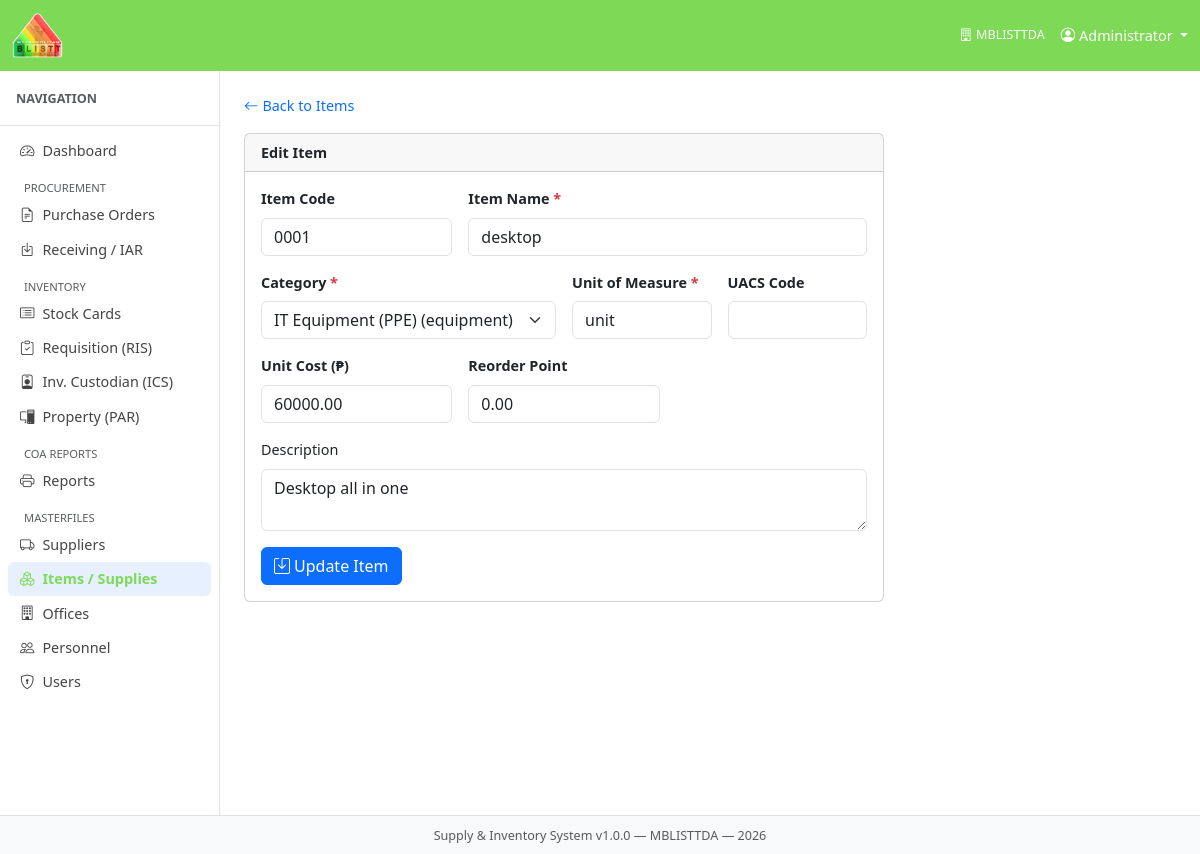
/index.php?mod=items&act=edit&id=2, run on the app's committed database.
### tables this page shows
CREATE TABLE `items` (
  `item_id` int(10) UNSIGNED NOT NULL,
  `category_id` int(10) UNSIGNED NOT NULL,
  `item_code` varchar(50) DEFAULT NULL,
  `item_name` varchar(300) NOT NULL,
  `description` text DEFAULT NULL,
  `unit_of_measure` varchar(30) NOT NULL COMMENT 'e.g. piece, ream, box, bottle, unit',
  `uacs_code` varchar(30) DEFAULT NULL COMMENT 'Unified Accounts Code Structure',
  `unit_cost` decimal(15,2) NOT NULL DEFAULT 0.00,
  `reorder_point` decimal(10,2) NOT NULL DEFAULT 0.00 COMMENT 'Minimum stock level before re-ordering',
  `is_active` tinyint(1) NOT NULL DEFAULT 1,
  `created_at` timestamp NOT NULL DEFAULT current_timestamp(),
  `updated_at` timestamp NOT NULL DEFAULT current_timestamp() ON UPDATE current_timestamp()
);

CREATE TABLE `item_categories` (
  `category_id` int(10) UNSIGNED NOT NULL,
  `category_name` varchar(100) NOT NULL,
  `item_type` enum('consumable','semi_expendable','equipment') NOT NULL,
  `description` text DEFAULT NULL,
  `created_at` timestamp NOT NULL DEFAULT current_timestamp()
);

### core/Controller.php (called while the page is built, shortened)
<?php
abstract class Controller {
    protected function render(string $viewFile, array $data = []): void {
        extract($data);
        $viewPath = ROOT_PATH . '/modules/' . $viewFile . '.php';
        include $viewPath;
    }
    protected function get(string $key, mixed $default = ''): mixed {
        return $_GET[$key] ?? $default;
    }
}

### modules/items/ItemController.php (called while the page is built, shortened)
<?php
class ItemController extends Controller {
    private ItemModel $m;
    public function __construct() { $this->m = new ItemModel(); }
    public function edit(): void {
        $id  = (int)$this->get('id');
        $row = $this->m->findById($id);
        $cats = (new ItemCategoryModel())->findAll('category_name ASC');
        $this->render('items/edit', compact('row', 'cats'));
    }
}

### core/Router.php (called while the page is built, shortened)
<?php
class Router {
    public function dispatch(): void {
        $act = $_GET['act'] ?? 'index';
        $act = preg_replace('/[^a-zA-Z_]/', '', $act);
        $controller = new $class();
        $controller->$act();
    }
}

### index.php (called while the page is built, shortened)
<?php
require_once ROOT_PATH . '/config/database.php';
require_once ROOT_PATH . '/core/Database.php';
require_once ROOT_PATH . '/core/Model.php';
require_once ROOT_PATH . '/core/Controller.php';
require_once ROOT_PATH . '/core/Router.php';
$router = new Router();
$router->dispatch();

### core/Database.php (called while the page is built, shortened)
<?php
class Database {
    private static ?Database $instance = null;
    private PDO $pdo;
    private function __construct() {
        $dsn = sprintf('mysql:host=%s;port=%s;dbname=%s;charset=%s',
            DB_HOST, DB_PORT, DB_NAME, DB_CHARSET);
        $options = [
            PDO::ATTR_ERRMODE            => PDO::ERRMODE_EXCEPTION,
            PDO::ATTR_DEFAULT_FETCH_MODE => PDO::FETCH_ASSOC,
            PDO::ATTR_EMULATE_PREPARES   => false,
        ];
        try {
            $this->pdo = new PDO($dsn, DB_USER, DB_PASS, $options);
        } catch (PDOException $e) {
            die('Database connection failed: ' . $e->getMessage());
        }
    }
    public static function getInstance(): Database {
        if (self::$instance === null) {
            self::$instance = new self();
        }
        return self::$instance;
    }
    public function query(string $sql, array $params = []): PDOStatement {
        $stmt = $this->pdo->prepare($sql);
        $stmt->execute($params);
        return $stmt;
    }
    public function fetchAll(string $sql, array $params = []): array {
        return $this->query($sql, $params)->fetchAll();
    }
    public function fetchOne(string $sql, array $params = []): array|false {
        return $this->query($sql, $params)->fetch();
    }
}

### core/Model.php (called while the page is built, shortened)
<?php
abstract class Model {
    protected Database $db;
    protected string $table      = '';
    protected string $primaryKey = 'id';
    public function __construct() {
        $this->db = Database::getInstance();
    }
    public function findAll(string $orderBy = '', int $limit = 0): array {
        $sql = "SELECT * FROM {$this->table}";
        if ($orderBy) $sql .= " ORDER BY $orderBy";
        return $this->db->fetchAll($sql);
    }
    public function findById(int $id): array|false {
        $sql = "SELECT * FROM {$this->table} WHERE {$this->primaryKey} = ?";
        return $this->db->fetchOne($sql, [$id]);
    }
}

### views/partials/_item_form.php (the view, shortened to what this page needs)
<?php $r = $row ?? []; ?>
<div class="row g-3 mb-3">
  <div class="col-md-4">
    <label class="form-label fw-semibold">Item Code</label>
    <input type="text" name="item_code" class="form-control" value="<?= htmlspecialchars($r['item_code'] ?? '') ?>">
  </div>
  <div class="col-md-8">
    <label class="form-label fw-semibold">Item Name <span class="text-danger">*</span></label>
    <input type="text" name="item_name" class="form-control" value="<?= htmlspecialchars($r['item_name'] ?? '') ?>" required>
  </div>
  <div class="col-md-6">
    <label class="form-label fw-semibold">Category <span class="text-danger">*</span></label>
    <select name="category_id" class="form-select" required>
      <?php foreach ($cats as $c): ?>
        <option value="<?= $c['category_id'] ?>" <?= ($r['category_id']??'')==$c['category_id']?'selected':'' ?>>
          <?= htmlspecialchars($c['category_name']) ?> (<?= $c['item_type'] ?>)</option>
      <?php endforeach; ?>
    </select>
  </div>
  <div class="col-md-3">
    <label class="form-label fw-semibold">Unit of Measure <span class="text-danger">*</span></label>
    <input type="text" name="unit_of_measure" class="form-control" placeholder="piece, ream, box…"
           value="<?= htmlspecialchars($r['unit_of_measure'] ?? '') ?>" required>
  </div>
  <div class="col-md-3">
    <label class="form-label fw-semibold">UACS Code</label>
    <input type="text" name="uacs_code" class="form-control" value="<?= htmlspecialchars($r['uacs_code'] ?? '') ?>">
  </div>
  <div class="col-md-4">
    <label class="form-label fw-semibold">Unit Cost (&#8369;)</label>
    <input type="number" name="unit_cost" class="form-control" step="0.01" min="0"
           value="<?= htmlspecialchars($r['unit_cost'] ?? '0') ?>">
  </div>
  <div class="col-md-4">
    <label class="form-label fw-semibold">Reorder Point</label>
    <input type="number" name="reorder_point" class="form-control" step="0.01" min="0"
           value="<?= htmlspecialchars($r['reorder_point'] ?? '0') ?>">
  </div>
  <div class="col-12">
    <label class="form-label">Description</label>
    <textarea name="description" class="form-control" rows="2"><?= htmlspecialchars($r['description'] ?? '') ?></textarea>
  </div>
</div>

### assets/css/app.css (style rules this page uses)
:root { --sidebar-w: 220px; }
body { font-size: .9rem; }

### data on the page
items: item_code "0001", item_name "desktop", category_id "IT Equipment (PPE) (equipment)", unit_of_measure "unit", unit_cost "60000.00", reorder_point "0.00", description "Desktop all in one"

### other printed values
APP_AGENCY "MBLISTTDA"
$user['full_name'] "Administrator"
$label "Dashboard Purchase Orders Receiving / IAR Stock Cards Requisition (RIS) Inv. Custodian (ICS) Property (PAR) Reports Suppliers Items / Supplies Offices Personnel Users"
APP_NAME "Supply & Inventory System"
APP_VERSION "1.0.0"
